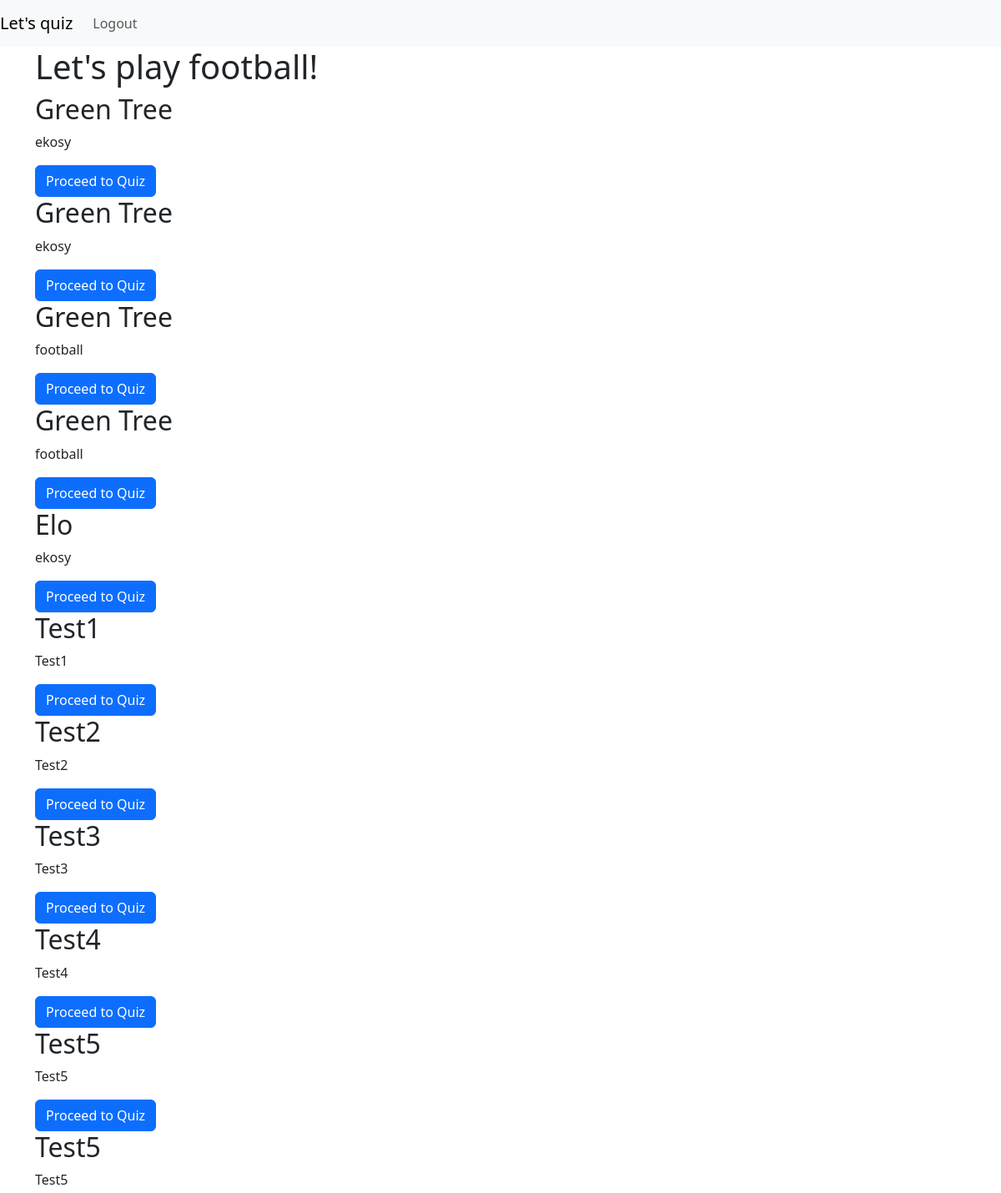
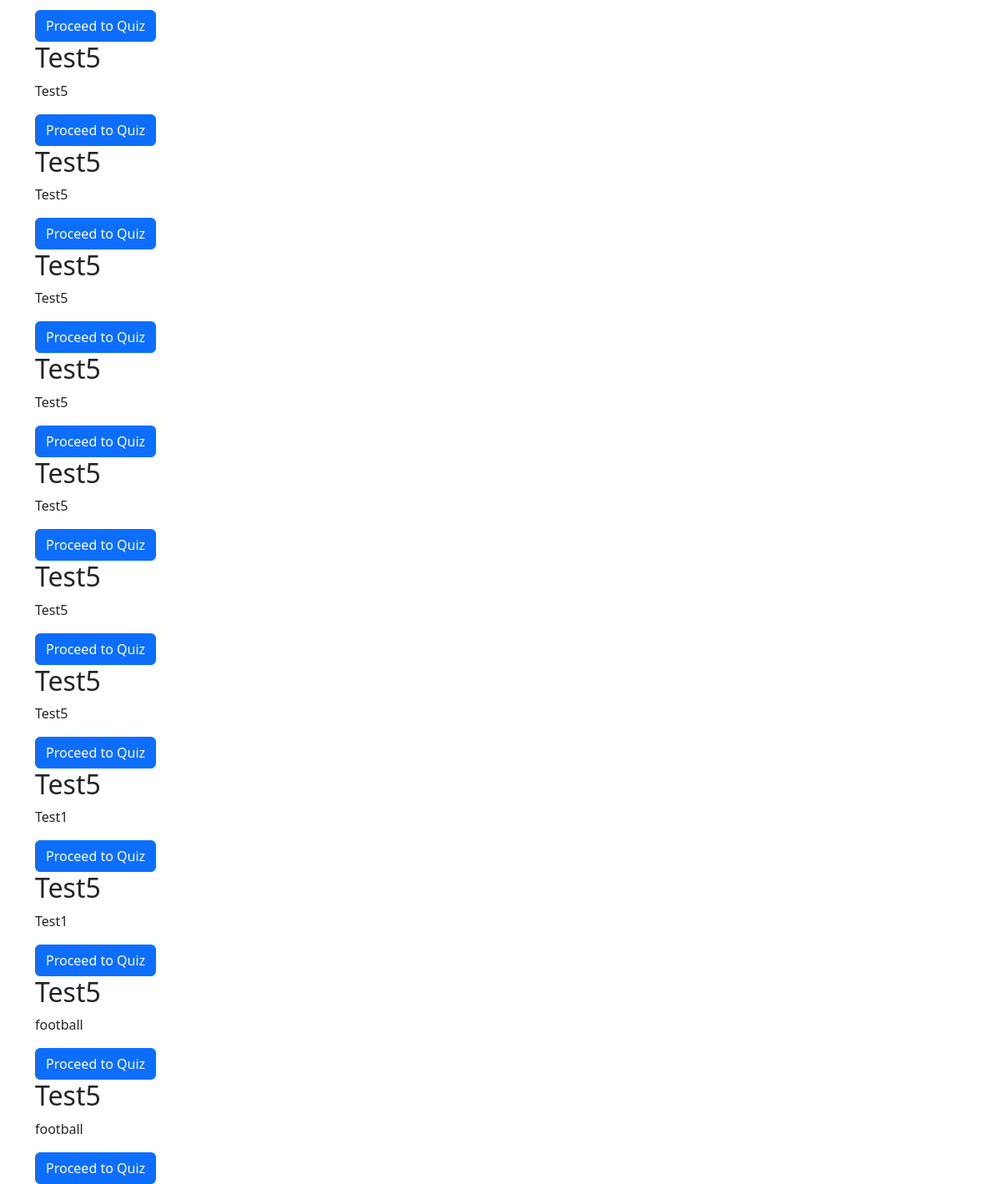
Screenshot of /play/ (signed in) with the database file from the repository (2 pictures, top to bottom).
### quiz/models.py (models this page shows, shortened)
class Quiz(models.Model):
    name = models.CharField(max_length=150)
    topic = models.CharField(max_length=120)
    number_of_questions = models.IntegerField()
    time = models.IntegerField(help_text="Duration of the quiz ")
    class Meta:
        verbose_name_plural = 'Quizes'

### quiz/views.py (the view)
# urls.py: path('play/', views.play, name='play'),
def play(request):
    quizzes = Quiz.objects.all()
    if request.method == 'POST':
        quiz_id = request.POST.get('quiz_id')
        return redirect('quiz:take_quiz', quiz_id=quiz_id)
    return render(request, 'quiz/play.html', {'quizzes': quizzes})

### templates/quiz/play.html
{% extends 'quiz/base.html' %}
{% block content %}
<h1>Let's play football!</h1>
{% for quiz in quizzes %}
    <h2>{{ quiz.name }}</h2>
    <p>{{ quiz.topic }}</p>
    <a href="{% url 'quiz:take_quiz' quiz.id %}" class="btn btn-primary">Proceed to Quiz</a>
{% endfor %}
{% endblock %}

### rows the page displays
Quiz: name "Green Tree", topic "ekosy"
Quiz: name "Green Tree", topic "ekosy"
Quiz: name "Green Tree", topic "football"
Quiz: name "Green Tree", topic "football"
Quiz: name "Elo", topic "ekosy"
Quiz: name "Test1", topic "Test1"
Quiz: name "Test2", topic "Test2"
Quiz: name "Test3", topic "Test3"
Quiz: name "Test4", topic "Test4"
Quiz: name "Test5", topic "Test5"
Quiz: name "Test5", topic "Test5"
Quiz: name "Test5", topic "Test5"
Quiz: name "Test5", topic "Test5"
Quiz: name "Test5", topic "Test5"
Quiz: name "Test5", topic "Test5"
Quiz: name "Test5", topic "Test5"
Quiz: name "Test5", topic "Test5"
Quiz: name "Test5", topic "Test5"
Quiz: name "Test5", topic "Test1"
Quiz: name "Test5", topic "Test1"
Quiz: name "Test5", topic "football"
Quiz: name "Test5", topic "football"
